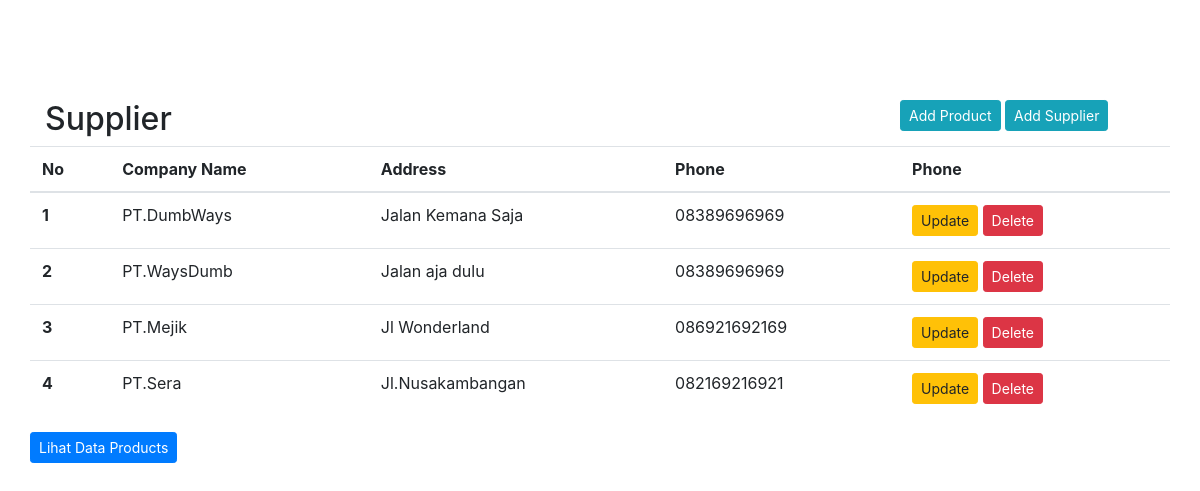
Page /7/index_supplier.php on the committed database.
### tables this page shows
CREATE TABLE `suppliers_tb` (
  `id` int(11) NOT NULL,
  `company_name` varchar(40) DEFAULT NULL,
  `address` varchar(40) DEFAULT NULL,
  `phone` varchar(40) DEFAULT NULL
);

### 7/index_supplier.php (the view, shortened to what this page needs)
<html lang="en">
    <head>
        <link rel="stylesheet" href="https://stackpath.bootstrapcdn.com/bootstrap/4.4.1/css/bootstrap.min.css">
    </head>
    <body>
        <?php
        include 'koneksi.php';
        ?>
        <div class="container" style="margin-top:100px">
            <div class="row">
                <div class="col-lg-9">
                    <h2>Supplier</h2>
                </div>
                <div class="col-lg-3 ">
                    <a href="add_product.php" class="btn btn-sm btn-info">Add Product</a>
                    <a href="add_suppliers.php" class="btn btn-sm btn-info">Add Supplier</a>
                </div>
            </div>
            <div class="row">
                <table class="table">
                    <thead>
                        <tr>
                            <th scope="col">No</th>
                            <th scope="col">Company Name</th>
                            <th scope="col">Address</th>
                            <th scope="col">Phone</th>
                            <th scope="col">Phone</th>
                        </tr>
                    </thead>
                    <tbody>
                        <?php
                        $no = 1;
                        $array =  $con->query("SELECT * FROM suppliers_tb");
                        foreach ($array as $value) {
                        ?>
                        <tr>
                            <th scope="row"><?php echo  $no++ ?></th>
                            <td> <?php echo $value['company_name'] ?></td>
                            <td><?php echo $value['address'] ?></td>
                            <td><?php echo $value['phone'] ?></td>
                            <td>
                                <a href="update_supplier.php?id=<?php echo $value['id'] ?>" class="btn btn-sm btn-warning">Update</a>
                                <a onclick="return confirm('data ingin dihapus?')" href="delete_supplier.php?id=<?php echo $value['id'] ?>" class="btn btn-sm btn-danger">Delete</a>
                            </td>
                        </tr>
                        <?php } ?>
                    </tbody>
                </table>
                <a href="index.php" class="btn btn-sm btn-primary">Lihat Data Products</a>
            </div>
        </div>
    </body>
</html>

### rows in the picture
suppliers_tb: company_name "PT.DumbWays", address "Jalan Kemana Saja", phone "08389696969"
suppliers_tb: company_name "PT.WaysDumb", address "Jalan aja dulu", phone "08389696969"
suppliers_tb: company_name "PT.Mejik", address "Jl Wonderland", phone "086921692169"
suppliers_tb: company_name "PT.Sera", address "Jl.Nusakambangan", phone "082169216921"
